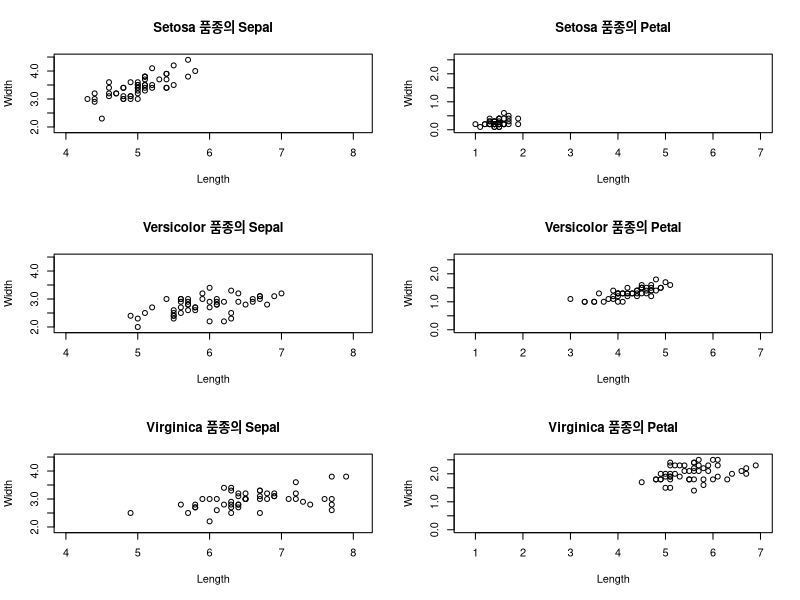
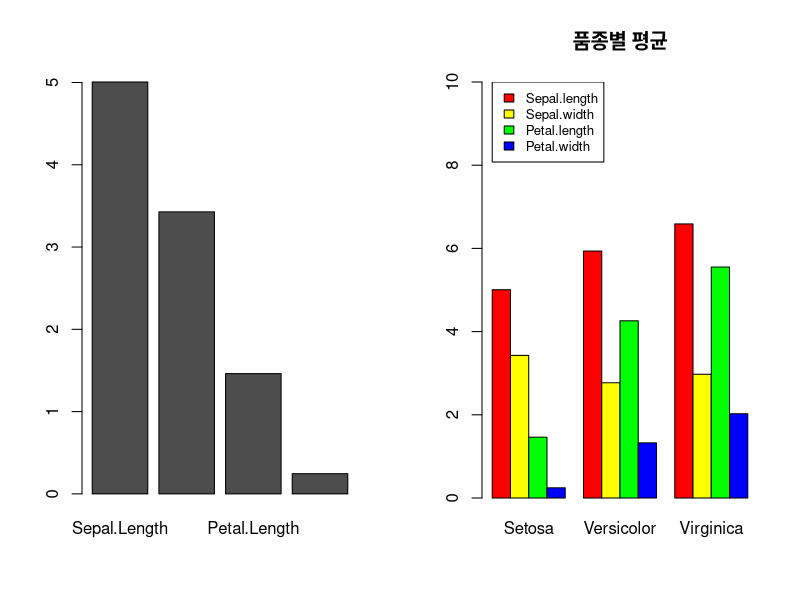
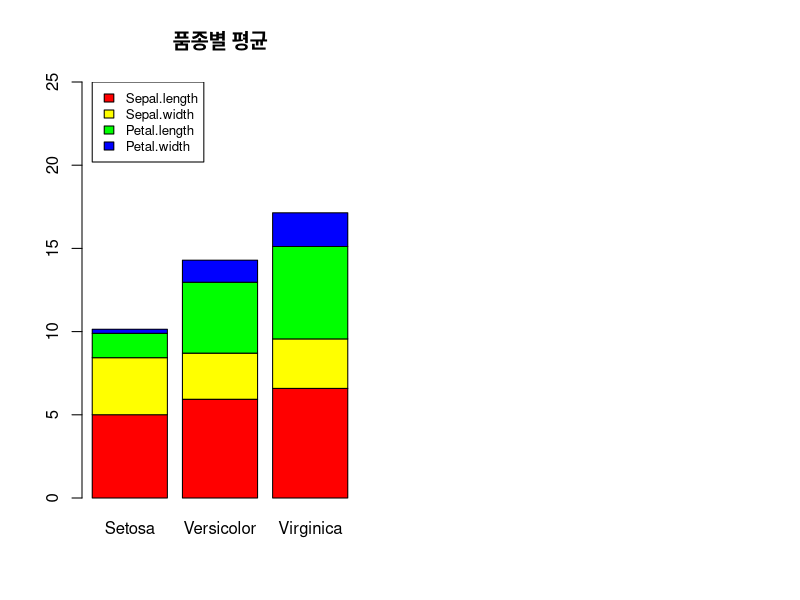
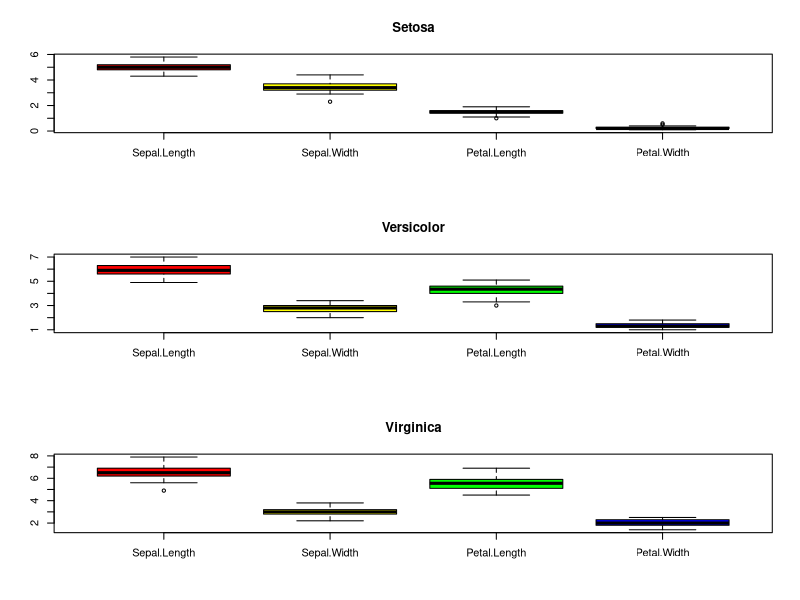

The R script that drew these images, in order:
# IRIS review

# Scatter Plot
# - It is important to use the same scale for the same groups!!!
# - ex. for Sepal Length vs. W, use the same scale for all three species, as well as for Petal length vs. W

# Avgs into Bar Plot
# - summarise_each()

# Box Plot
# - 1Q, 2Q, 3Q -> IRQ in the box, tail is 1Q-1.5 IRQ & 3Q + 1.5IRQ, Outliers are over the tails


#-------------------------------------------------------------------------------------------------

#-------------------------------------------------------------------------------------------------

# Solutions
# iris 데이터로 그래프 그리기
#1. 산점도
library(dplyr)
iris_setosa <- filter(iris, Species == 'setosa')
iris_versicolor <- filter(iris, Species == 'versicolor')
iris_virginica <- filter(iris, Species == 'virginica')

par(mfrow=c(3,2))
plot(iris_setosa$Sepal.Length, iris_setosa$Sepal.Width,
     xlab='Length', ylab='Width',
     xlim=c(4, 8.1), ylim=c(1.9, 4.5), main='Setosa 품종의 Sepal')
plot(iris_setosa$Petal.Length, iris_setosa$Petal.Width,
     xlab='Length', ylab='Width',
     xlim=c(0.8, 7), ylim=c(0, 2.6), main='Setosa 품종의 Petal')
plot(iris_versicolor$Sepal.Length, iris_versicolor$Sepal.Width,
     xlab='Length', ylab='Width',
     xlim=c(4, 8.1), ylim=c(1.9, 4.5), main='Versicolor 품종의 Sepal')
plot(iris_versicolor$Petal.Length, iris_versicolor$Petal.Width,
     xlab='Length', ylab='Width',
     xlim=c(0.8, 7), ylim=c(0, 2.6), main='Versicolor 품종의 Petal')
plot(iris_virginica$Sepal.Length, iris_virginica$Sepal.Width,
     xlab='Length', ylab='Width',
     xlim=c(4, 8.1), ylim=c(1.9, 4.5), main='Virginica 품종의 Sepal')
plot(iris_virginica$Petal.Length, iris_virginica$Petal.Width,
     xlab='Length', ylab='Width',
     xlim=c(0.8, 7), ylim=c(0, 2.6), main='Virginica 품종의 Petal')

#2. 평균 비교
par(mfrow=c(1,2))
mean_of_iris_setosa <- iris_setosa %>%
  summarise_each(list(mean), Sepal.Length, Sepal.Width,
                 Petal.Length, Petal.Width)
mean_of_iris_versicolor <- iris_versicolor %>%
  summarise_each(list(mean), Sepal.Length, Sepal.Width,
                 Petal.Length, Petal.Width)
mean_of_iris_virginica <- iris_virginica %>%
  summarise_each(list(mean), Sepal.Length, Sepal.Width,
                 Petal.Length, Petal.Width)
barplot(as.matrix(mean_of_iris_setosa))
mean_of_iris <- t(rbind(mean_of_iris_setosa,
                        mean_of_iris_versicolor,
                        mean_of_iris_virginica))
colnames(mean_of_iris) <- c('Setosa', 'Versicolor', 'Virginica')
barplot(as.matrix(mean_of_iris), beside=T, main='품종별 평균',
        ylim=c(0,10),
        col=c('red','yellow','green','blue'))
legend(1, 10, 
       c("Sepal.length","Sepal.width","Petal.length","Petal.width"), cex=0.8,
       fill=c('red','yellow','green','blue'))

barplot(as.matrix(mean_of_iris), main='품종별 평균',
        ylim=c(0,25),
        col=c('red','yellow','green','blue'))
legend(0.2, 25, 
       c("Sepal.length","Sepal.width","Petal.length","Petal.width"), cex=0.8,
       fill=c('red','yellow','green','blue'))

#3. Boxplot
par(mfrow=c(3,1))
boxplot(iris_setosa$Sepal.Length, iris_setosa$Sepal.Width,
        iris_setosa$Petal.Length, iris_setosa$Petal.Width,
        col=c('red','yellow','green','blue'),
        names=c('Sepal.Length','Sepal.Width','Petal.Length','Petal.Width'),
        main='Setosa')
boxplot(iris_versicolor$Sepal.Length, iris_versicolor$Sepal.Width,
        iris_versicolor$Petal.Length, iris_versicolor$Petal.Width,
        col=c('red','yellow','green','blue'),
        names=c('Sepal.Length','Sepal.Width','Petal.Length','Petal.Width'),
        main='Versicolor')
boxplot(iris_virginica$Sepal.Length, iris_virginica$Sepal.Width,
        iris_virginica$Petal.Length, iris_virginica$Petal.Width,
        col=c('red','yellow','green','blue'),
        names=c('Sepal.Length','Sepal.Width','Petal.Length','Petal.Width'),
        main='Virginica')
par(mfrow=c(1,1))